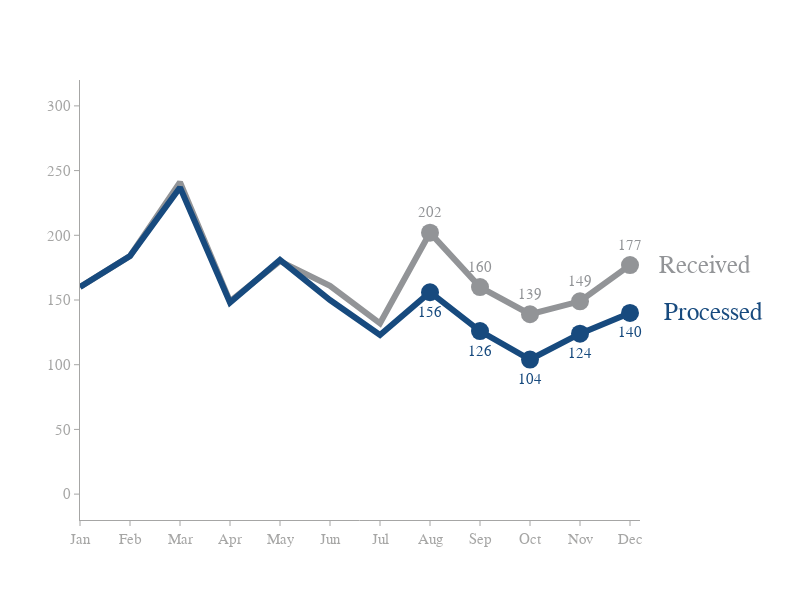

The code cell stored with this chart in its notebook:
### Markdown cell above
## Data Visualization

### Code cell
fig = go.Figure()

# Plot -------------------------
fig.add_scatter(
    x=df.columns,
    y=df.iloc[0].values,
    mode="lines",
    line=dict(color=GRAY7, width=6)
)

fig.add_scatter(
    x=df.columns[7:],
    y=df.iloc[0].values[7:],
    mode="markers",
    marker=dict(color=GRAY7, size=18)
)

fig.add_scatter(
    x=df.columns,
    y=df.iloc[1].values,
    mode="lines",
    line=dict(color=BLUE1, width=6)
)

fig.add_scatter(
    x=df.columns[7:],
    y=df.iloc[1].values[7:],
    mode="markers",
    marker=dict(color=BLUE1, size=18)
)

# Annotation -------------------
for i in range(5):
    fig.add_annotation(
        text=str(df.iloc[0].values[7:][i]),
        font=dict(color=GRAY7, size=15, family="Arial"),
        x=df.columns[7:][i],
        y=df.iloc[0].values[7:][i],
        xshift=0,
        yshift=20,
        showarrow=False,
    )
    
    fig.add_annotation(
        text=str(df.iloc[1].values[7:][i]),
        font=dict(color=BLUE1, size=15, family="Arial"),
        x=df.columns[7:][i],
        y=df.iloc[1].values[7:][i],
        xshift=0,
        yshift=-20,
        showarrow=False,
    )

# Text -------------------------
fig.add_annotation(
    text="Received",
    font=dict(color=GRAY7, size=25, family="Arial"),
    x=11,
    y=df.iloc[0].values[-1],
    xshift=75,
    yshift=0,
    showarrow=False,
)

fig.add_annotation(
    text="Processed",
    font=dict(color=BLUE1, size=25, family="Arial"),
    x=11,
    y=df.iloc[1].values[-1],
    xshift=83,
    yshift=0,
    showarrow=False,
)

# Layout -----------------------
fig.update_layout(
    width=800,
    height=600,
    margin=dict(t=80, b=80, l=80, r=160),
    paper_bgcolor="white",
    plot_bgcolor="white",
    showlegend=False,
)

fig.update_xaxes(
    tickfont=dict(color=GRAY8, size=15, family="Arial"),
    ticks='outside',
    tickcolor=GRAY8,
    linecolor=GRAY8,
    range=[0, 11.2]
)

fig.update_yaxes(
    tickfont=dict(color=GRAY8, size=15, family="Arial"),
    ticks='outside',
    tickcolor=GRAY8,
    linecolor=GRAY8,
    range=[-20, 320]
)

### Figure 1 — Plotly figure (JSON) as saved in the notebook; plotly's stock layout.template omitted (floating-point values rounded to 4 significant figures)
{"data": [{"line": {"color": "#929497", "width": 6}, "mode": "lines", "type": "scatter", "x": ["Jan", "Feb", "Mar", "Apr", "May", "Jun", "Jul", "Aug", "Sep", "Oct", "Nov", "Dec"], "y": [160, 184, 241, 149, 180, 161, 132, 202, 160, 139, 149, 177]}, {"marker": {"color": "#929497", "size": 18}, "mode": "markers", "type": "scatter", "x": ["Aug", "Sep", "Oct", "Nov", "Dec"], "y": [202, 160, 139, 149, 177]}, {"line": {"color": "#174A7E", "width": 6}, "mode": "lines", "type": "scatter", "x": ["Jan", "Feb", "Mar", "Apr", "May", "Jun", "Jul", "Aug", "Sep", "Oct", "Nov", "Dec"], "y": [160, 184, 237, 148, 181, 150, 123, 156, 126, 104, 124, 140]}, {"marker": {"color": "#174A7E", "size": 18}, "mode": "markers", "type": "scatter", "x": ["Aug", "Sep", "Oct", "Nov", "Dec"], "y": [156, 126, 104, 124, 140]}], "layout": {"annotations": [{"font": {"color": "#929497", "family": "Arial", "size": 15}, "showarrow": false, "text": "202", "x": "Aug", "xshift": 0, "y": 202, "yshift": 20}, {"font": {"color": "#174A7E", "family": "Arial", "size": 15}, "showarrow": false, "text": "156", "x": "Aug", "xshift": 0, "y": 156, "yshift": -20}, {"font": {"color": "#929497", "family": "Arial", "size": 15}, "showarrow": false, "text": "160", "x": "Sep", "xshift": 0, "y": 160, "yshift": 20}, {"font": {"color": "#174A7E", "family": "Arial", "size": 15}, "showarrow": false, "text": "126", "x": "Sep", "xshift": 0, "y": 126, "yshift": -20}, {"font": {"color": "#929497", "family": "Arial", "size": 15}, "showarrow": false, "text": "139", "x": "Oct", "xshift": 0, "y": 139, "yshift": 20}, {"font": {"color": "#174A7E", "family": "Arial", "size": 15}, "showarrow": false, "text": "104", "x": "Oct", "xshift": 0, "y": 104, "yshift": -20}, {"font": {"color": "#929497", "family": "Arial", "size": 15}, "showarrow": false, "text": "149", "x": "Nov", "xshift": 0, "y": 149, "yshift": 20}, {"font": {"color": "#174A7E", "family": "Arial", "size": 15}, "showarrow": false, "text": "124", "x": "Nov", "xshift": 0, "y": 124, "yshift": -20}, {"font": {"color": "#929497", "family": "Arial", "size": 15}, "showarrow": false, "text": "177", "x": "Dec", "xshift": 0, "y": 177, "yshift": 20}, {"font": {"color": "#174A7E", "family": "Arial", "size": 15}, "showarrow": false, "text": "140", "x": "Dec", "xshift": 0, "y": 140, "yshift": -20}, {"font": {"color": "#929497", "family": "Arial", "size": 25}, "showarrow": false, "text": "Received", "x": 11, "xshift": 75, "y": 177, "yshift": 0}, {"font": {"color": "#174A7E", "family": "Arial", "size": 25}, "showarrow": false, "text": "Processed", "x": 11, "xshift": 83, "y": 140, "yshift": 0}], "height": 600, "margin": {"b": 80, "l": 80, "r": 160, "t": 80}, "paper_bgcolor": "white", "plot_bgcolor": "white", "showlegend": false, "width": 800, "xaxis": {"linecolor": "#A6A6A5", "range": [0, 11.2], "tickcolor": "#A6A6A5", "tickfont": {"color": "#A6A6A5", "family": "Arial", "size": 15}, "ticks": "outside"}, "yaxis": {"linecolor": "#A6A6A5", "range": [-20, 320], "tickcolor": "#A6A6A5", "tickfont": {"color": "#A6A6A5", "family": "Arial", "size": 15}, "ticks": "outside"}}}
